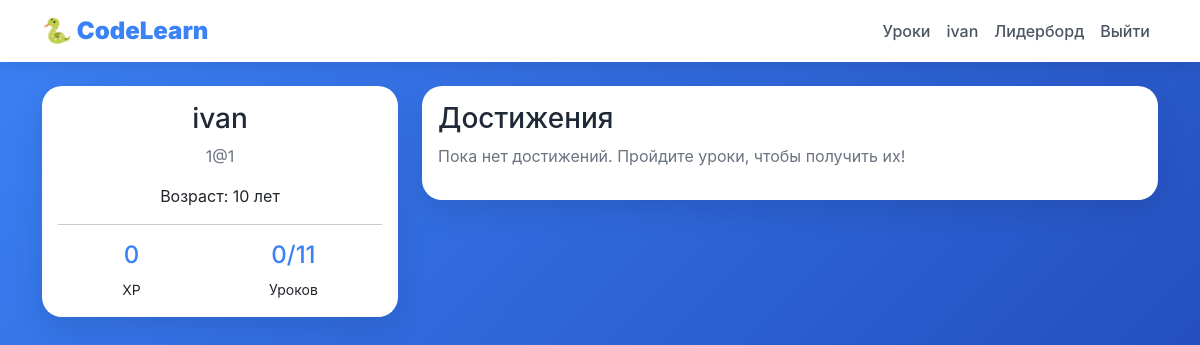
Page /profile (signed in) on the earlier database version.
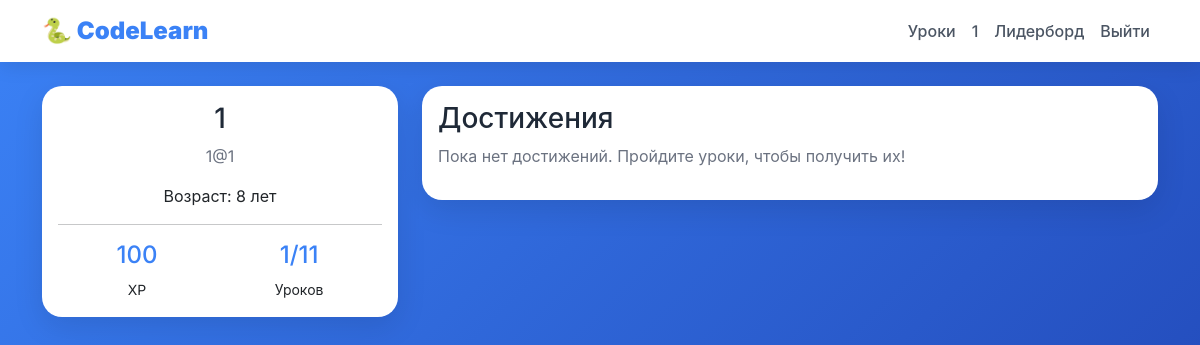
Same page on the later database version.
### data/users.py (models this page shows, shortened)
class User(SqlAlchemyBase, UserMixin, SerializerMixin):
    __tablename__ = 'users'
    id = sqlalchemy.Column(sqlalchemy.Integer, primary_key=True, autoincrement=True)
    name = sqlalchemy.Column(sqlalchemy.String, nullable=True)
    about = sqlalchemy.Column(sqlalchemy.String, nullable=True)
    email = sqlalchemy.Column(sqlalchemy.String, index=True, unique=True, nullable=True)
    hashed_password = sqlalchemy.Column(sqlalchemy.String, nullable=True)
    age = sqlalchemy.Column(sqlalchemy.Integer, default=12)
    created_date = sqlalchemy.Column(sqlalchemy.DateTime, default=datetime.datetime.now)
    progress = orm.relationship('UserProgress', back_populates='user', uselist=False)
    achievements = orm.relationship('UserAchievement', back_populates='user')
    quiz_answers = orm.relationship('UserQuizAnswer', back_populates='user')
    task_solutions = orm.relationship('TaskSolution', back_populates='user')

### main.py (the view)
@app.route('/profile')
@login_required
def profile():
    db_sess = get_db()
    progress = db_sess.query(UserProgress).filter(UserProgress.user_id == current_user.id).first()
    total_xp = progress.total_xp if progress else 0
    completed_lessons_count = len(progress.completed_lessons.split(',')) if progress and progress.completed_lessons else 0
    total_lessons = db_sess.query(Lesson).count()
    user_achievements = db_sess.query(UserAchievement).filter(UserAchievement.user_id == current_user.id).join(Achievement).all()
    return render_template("profile.html", user=current_user, total_xp=total_xp, completed_lessons=completed_lessons_count, total_lessons=total_lessons, achievements=user_achievements)

### data/db_session.py (called while the page is built)
def create_session() -> Session:
    global __factory
    return __factory()

### main.py (called while the page is built)
@app.teardown_appcontext
def shutdown_session(exception=None):
    db_sess = getattr(g, '_db_session', None)
    if db_sess:
        db_sess.close()

def get_db():
    if not hasattr(g, '_db_session'):
        g._db_session = db_session.create_session()
    return g._db_session

@login_manager.user_loader
def load_user(user_id):
    db_sess = get_db()
    return db_sess.get(User, user_id)

### templates/profile.html (shortened to what this page needs)
{% extends "base.html" %}
{% block content %}
<div class="row">
    <div class="col-md-4">
        <div class="card text-center">
            <div class="card-body">
                <h3>{{ user.name }}</h3>
                <p class="text-muted">{{ user.email }}</p>
                <p>Возраст: {{ user.age }} лет</p>
                <hr>
                <div class="d-flex justify-content-around">
                    <div>
                        <h4 style="color: #3b82f6;">{{ total_xp }}</h4>
                        <small>XP</small>
                    </div>
                    <div>
                        <h4 style="color: #3b82f6;">{{ completed_lessons }}/{{ total_lessons }}</h4>
                        <small>Уроков</small>
                    </div>
                </div>
            </div>
        </div>
    </div>
    <div class="col-md-8">
        <div class="card">
            <div class="card-body">
                <h3>Достижения</h3>
                {% if achievements %}
                    <div class="row">
                        {% for ua in achievements %}
                            <div class="col-md-6 mb-3">
                                <div class="card text-center">
                                    <div class="card-body">
                                        <h5>{{ ua.achievement.name }}</h5>
                                        <p class="small text-muted">{{ ua.achievement.description }}</p>
                                        <small class="text-muted">Получено: {{ ua.earned_at.strftime('%d.%m.%Y') }}</small>
                                    </div>
                                </div>
                            </div>
                        {% endfor %}
                    </div>
                {% else %}
                    <p class="text-muted">Пока нет достижений. Пройдите уроки, чтобы получить их!</p>
                {% endif %}
            </div>
        </div>
    </div>
</div>
{% endblock %}

### templates/base.html (shortened to what this page needs)
<!DOCTYPE html>
<html lang="ru">
<head>
    <link href="https://cdn.jsdelivr.net/npm/bootstrap@5.1.3/dist/css/bootstrap.min.css" rel="stylesheet">
</head>
<body>
    <div class="code-bg" id="codeBg"></div>
    <nav class="navbar navbar-expand-lg navbar-light">
        <div class="container">
            <a class="navbar-brand" href="/">
                <strong>🐍 CodeLearn</strong>
            </a>
            <div class="collapse navbar-collapse" id="navbarNav">
                <ul class="navbar-nav ms-auto">
                    {% if current_user.is_authenticated %}
                        <li class="nav-item">
                            <a class="nav-link" href="/lessons">Уроки</a>
                        </li>
                        <li class="nav-item">
                            <a class="nav-link" href="/profile">{{ current_user.name }}</a>
                        </li>
                        <li class="nav-item">
                            <a class="nav-link" href="/leaderboard">Лидерборд</a>
                        </li>
                        <li class="nav-item">
                            <a class="nav-link" href="/logout">Выйти</a>
                        </li>
                    {% endif %}
                </ul>
            </div>
        </div>
    </nav>
    <div class="container mt-4" style="position: relative; z-index: 10;">
        {% block content %}{% endblock %}
    </div>
</body>
</html>

Differences in the rows shown:
changed User: name "ivan" → "1"; age "10" → "8"
Other differences:
{{ total_xp }}: "0" → "100"
{{ completed_lessons }}: "0" → "1"
